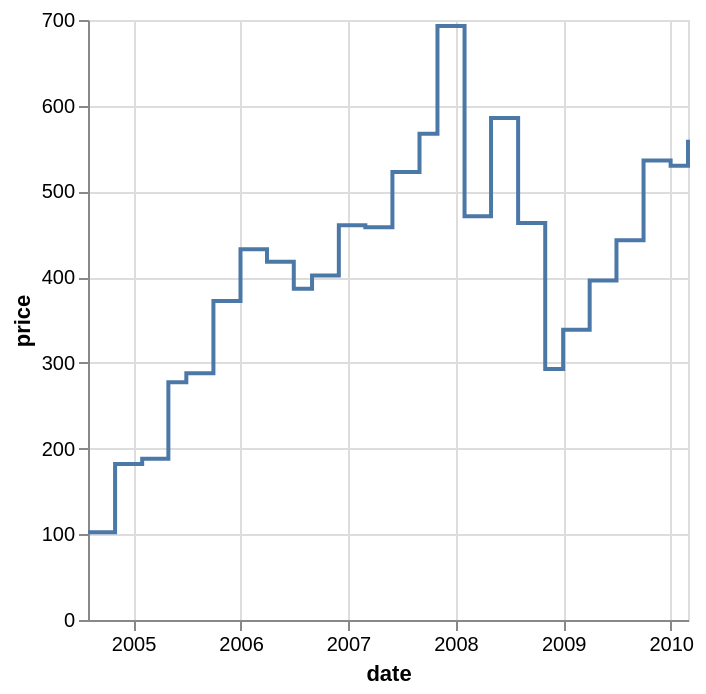

Source (Vega-Lite JSON):
### Vega-Lite specification from a JSON file in a GitHub repository (floating-point values rounded to 4 significant figures; data arrays with more than 128 entries replaced by an {"elided": "..."} marker saying what was removed)
{"$schema": "https://vega.github.io/schema/vega-lite/v6.json", "data": {"values": {"elided": "200 records"}}, "transform": [{"filter": "datum.symbol==='GOOG'"}], "mark": {"type": "line", "interpolate": "step-after"}, "encoding": {"x": {"field": "date", "type": "temporal"}, "y": {"field": "price", "type": "quantitative"}}}
